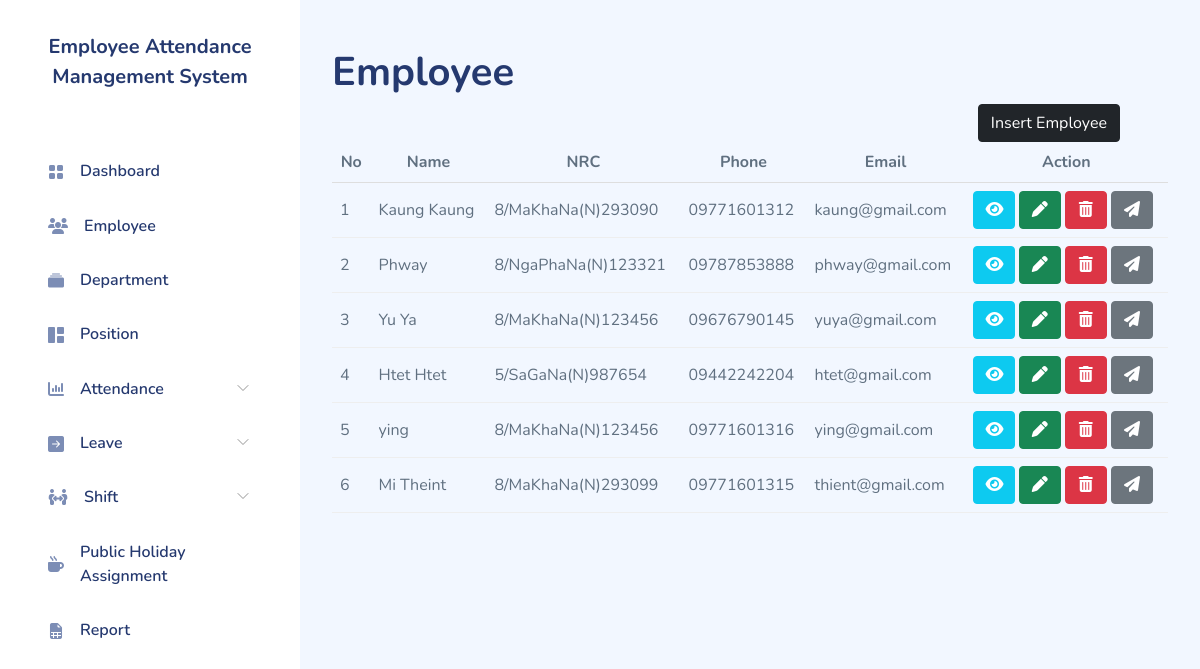
/empindex.php, run on the app's committed database.
### tables this page shows
CREATE TABLE `employee` (
  `id` int NOT NULL,
  `emp_name` varchar(255) NOT NULL,
  `nrc` varchar(255) NOT NULL,
  `emp_ph` varchar(255) NOT NULL,
  `emp_email` varchar(255) NOT NULL,
  `dob` varchar(255) NOT NULL,
  `gender` varchar(255) NOT NULL,
  `address` varchar(255) NOT NULL,
  `position_id` int NOT NULL
);

### includes/db.php (called while the page is built, shortened)
<?php
    class Database{
        private static $dbHost = 'localhost';
        private static $dbName = 'ams';
        private static $dbUsername = 'root';
        private static $dbUserPassword = '';
        private static $cont = null;
        public static function connect(){
            if(null == self::$cont){
                try{
                    self::$cont = new PDO("mysql:host=".self::$dbHost.";dbname=".self::$dbName, self:: $dbUsername, self::$dbUserPassword);
                }
                catch(PDOException $e){
                    die($e->getMessage());
                }
            }
            return self::$cont;
        }
    }
?>

### model/employee.php (called while the page is built, shortened)
<?php
    include_once ("includes/db.php");
    class Employee{
        public function getEmployeeList(){
            $this->connection = Database::connect();
            $this->connection->setAttribute(PDO::ATTR_ERRMODE,PDO::ERRMODE_EXCEPTION);
            $sql = "select * from employee";
            $statement = $this->connection->prepare($sql);
            $statement->execute();
            $results=$statement->fetchAll(PDO::FETCH_ASSOC);
            return $results;
        }
    }
?>

### controller/employeecontroller.php (called while the page is built, shortened)
<?php
    include_once ("model/employee.php");
    class EmployeeController extends Employee{
        public function getEmployees(){
            $results = $this->getEmployeeList();
            return $results;
        }
    }
?>

### empindex.php (the view, shortened to what this page needs)
<?php
    include_once ('controller/employeecontroller.php');
    include_once ('layouts/header.php');
    $empcontroller = new EmployeeController();
    $empresults = $empcontroller->getEmployees();
?>
    <div id="app">
    <?php
    include_once ('layouts/sidebar.php');
    ?>
        <div id="main">
            <h1>Employee </h1>
            <div class="text-end me-5">
            <a class="btn btn-dark" href="empcreate.php">Insert Employee</a>
            </div>
            <form method="get">
                <table class="table">
                    <thead>
                        <tr class='text-center'>
                            <th>No</th>
                            <th>Name</th>
                            <th>NRC</th>
                            <th>Phone</th>
                            <th>Email</th>
                            <th colspan="3">Action</th>
                        </tr>
                    </thead>
                    <tbody>
                       <?php
                        $count=1;
                            foreach($empresults as $result){
                                echo "<tr>";
                                echo "<td>".$count."</td>";
                                echo "<td>".$result['emp_name']."</td>";
                                echo "<td>".$result['nrc']."</td>";
                                echo "<td>".$result['emp_ph']."</td>";
                                echo "<td>".$result['emp_email']."</td>";
                                echo "<td eid=".$result['id'].">
                                        <a class='btn btn-info' href=empview.php?id=".$result['id']."><i class='fa-solid fa-eye'></i></a>
                                        <a class='btn btn-success' href=empedit.php?id=".$result['id']."><i class='fa-solid fa-pen'></i></a>
                                        <a href='' class='btn btn-danger deleteemp'><i class='fa-solid fa-trash-can'></i></a>
                                        <a class='btn btn-secondary' href=modal.php?id=".$result['id']."><i class='fa-solid fa-paper-plane'></i></a>
                                    </td>";
                                echo "</tr>";
                                $count++;
                            }
                       ?>
                    </tbody>
                </table>
            </form>
        </div>
    </div>
<?php
    include_once ('layouts/footer.php');
?>

### assets/css/app.css (style rules this page uses)
.btn i,.btn svg { width:16px;height:16px }
.btn.btn-danger,.btn.btn-info,.btn.btn-primary,.btn.btn-secondary,.btn.btn-success,.btn.btn-warning { color:#fff }
.btn.btn-dark { color:#fff }
.dataTable-table td,.dataTable-table thead th,.table td,.table thead th { vertical-align:middle }
.dataTable-table:not(.table-borderless) thead th,.table:not(.table-borderless) thead th { border-bottom:1px solid #dedede!important }
#main { margin-left:300px;padding:2rem }
a { text-decoration:none }

### data on the page
employee: emp_name "Kaung Kaung", nrc "8/MaKhaNa(N)293090", emp_ph "09771601312", emp_email "kaung@gmail.com"
employee: emp_name "Phway", nrc "8/NgaPhaNa(N)123321", emp_ph "09787853888", emp_email "phway@gmail.com"
employee: emp_name "Yu Ya", nrc "8/MaKhaNa(N)123456", emp_ph "09676790145", emp_email "yuya@gmail.com"
employee: emp_name "Htet Htet", nrc "5/SaGaNa(N)987654", emp_ph "09442242204", emp_email "htet@gmail.com"
employee: emp_name "ying", nrc "8/MaKhaNa(N)123456", emp_ph "09771601316", emp_email "ying@gmail.com"
employee: emp_name "Mi Theint", nrc "8/MaKhaNa(N)293099", emp_ph "09771601315", emp_email "thient@gmail.com"
